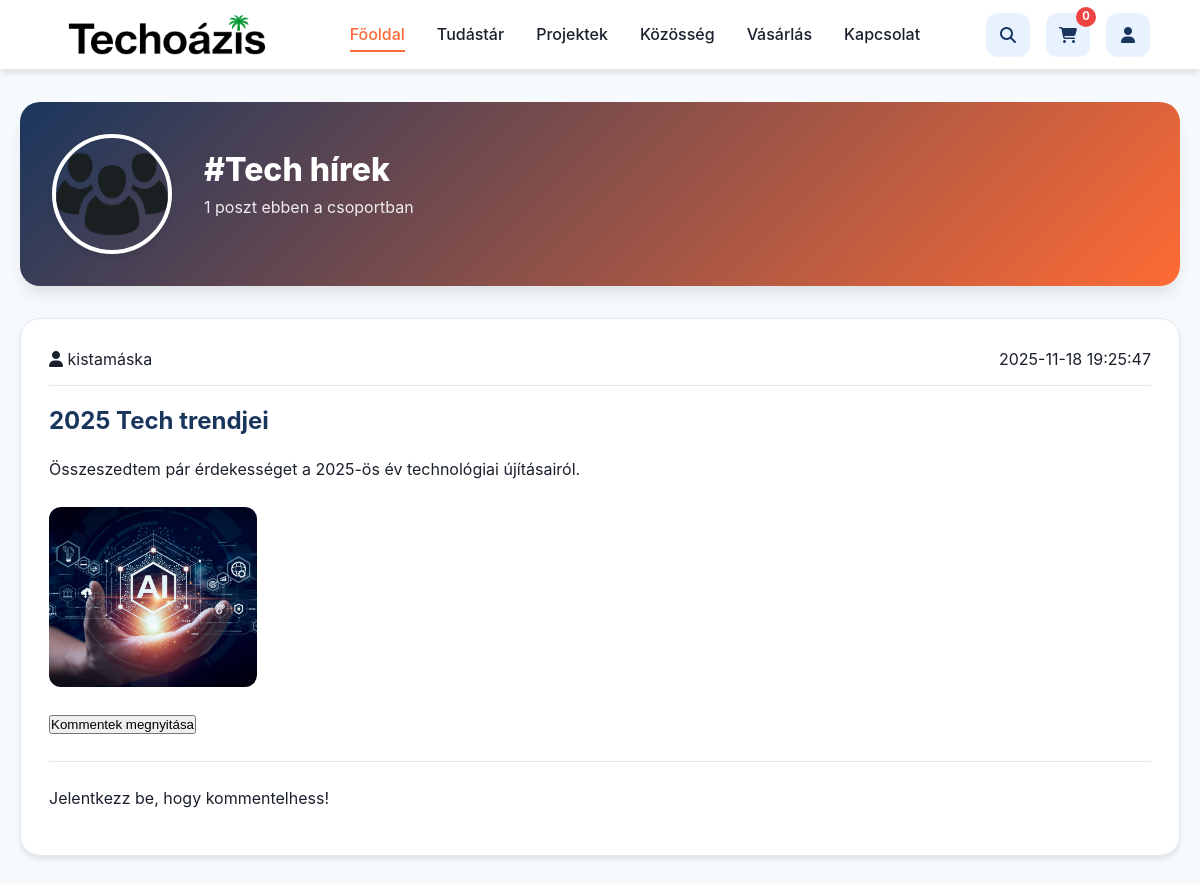
Page /forum_group.php?group=4 on the committed database.
### tables this page shows
CREATE TABLE groups (
    group_id INT PRIMARY KEY AUTO_INCREMENT,
    group_name VARCHAR(100) NOT NULL UNIQUE,
    group_description TEXT,
    created_at DATETIME DEFAULT CURRENT_TIMESTAMP,
    group_image VARCHAR(255) DEFAULT 'default_group.png'
);

CREATE TABLE posts (
    post_id INT PRIMARY KEY AUTO_INCREMENT,
    user_id INT NOT NULL,
    group_id INT NOT NULL,                       
    title VARCHAR(255) NOT NULL,
    content TEXT NOT NULL,
    created_at DATETIME DEFAULT CURRENT_TIMESTAMP
);

CREATE TABLE users (
    user_id INT PRIMARY KEY AUTO_INCREMENT,
    username VARCHAR(100) NOT NULL UNIQUE,
    email VARCHAR(255) NOT NULL UNIQUE,
    user_password VARCHAR(255) NOT NULL,
    is_active CHAR(1) NOT NULL DEFAULT 'A',
    registration_date DATETIME DEFAULT CURRENT_TIMESTAMP,
    user_role CHAR(1) NOT NULL,
    ip VARCHAR(45),
    activation_code VARCHAR(128),
    profile_image VARCHAR(255) NOT NULL DEFAULT('images/anonymous.png')
);

CREATE TABLE images (
    image_id INT PRIMARY KEY AUTO_INCREMENT,
    post_id INT NULL,
    product_id INT NULL,
    image_path VARCHAR(255) NOT NULL
);

### forum_group.php (the view, shortened to what this page needs)
<?php
include './app/db.php';
$group_id = intval($_GET['group']);
$group_query = "SELECT group_name, group_image FROM groups WHERE group_id = ?";
$stmt = $conn->prepare($group_query);
$stmt->bind_param("i", $group_id);
$stmt->execute();
$group_result = $stmt->get_result();
$group = $group_result->fetch_assoc();
$posts_query = "
    SELECT p.*, u.username
    FROM posts p
    JOIN users u ON p.user_id = u.user_id
    WHERE p.group_id = ?
    ORDER BY p.created_at DESC
";
$stmt2 = $conn->prepare($posts_query);
$stmt2->bind_param("i", $group_id);
$stmt2->execute();
$posts = $stmt2->get_result();
$post_count = $posts->num_rows;
?>
<!DOCTYPE html>
<html lang="hu">
<head>
    <link rel="stylesheet" href="./static/index.css">
    <link rel="stylesheet" href="https://cdnjs.cloudflare.com/ajax/libs/font-awesome/6.7.2/css/all.min.css" />
</head>
<body>
<?php include './views/navbar.php'; ?>
<section class="group-wrapper">
    <div class="group-header">
        <img src="./uploads/groups/<?= htmlspecialchars($group['group_image']) ?>" class="group-banner">
        <div class="group-header-info">
            <h1>#<?= htmlspecialchars($group['group_name']) ?></h1>
            <p class="group-meta"><?= $post_count ?> poszt ebben a csoportban</p>
        </div>
    </div>
    <main class="group-posts">
        <?php while($post = $posts->fetch_assoc()): ?>
            <div class="post-card">
                <div class="post-header">
                    <span class="post-user"><i class="fa-solid fa-user"></i> <?= htmlspecialchars($post['username']) ?></span>
                    <span class="post-date"><?= $post['created_at'] ?></span>
                </div>
                <h2 class="post-title"><?= htmlspecialchars($post['title']) ?></h2>
                <p class="post-content"><?= nl2br(htmlspecialchars($post['content'])) ?></p>
                <?php
                $img_stmt = $conn->prepare("SELECT image_path FROM images WHERE post_id = ?");
                $img_stmt->bind_param("i", $post['post_id']);
                $img_stmt->execute();
                $images = $img_stmt->get_result();
                if ($images->num_rows > 0): ?>
                    <div class="post-images">
                        <?php while ($img = $images->fetch_assoc()): ?>
                            <img src="./<?= htmlspecialchars($img['image_path']) ?>" class="post-image">
                        <?php endwhile; ?>
                    </div>
                <?php endif; ?>
                <button class="show-comments-btn" data-post="<?= $post['post_id'] ?>">
                    Kommentek megnyitása
                </button>
                <div class="comments-container" id="comments-<?= $post['post_id'] ?>"></div>
                <?php if(isset($_SESSION['loggedin'])): ?>
                <form class="comment-form" data-post="<?= $post['post_id'] ?>">
                    <textarea placeholder="Írj kommentet..." maxlength="800" required></textarea>
                    <button type="submit">Küldés</button>
                </form>
                <?php else: ?>
                    <p class="login-warning">Jelentkezz be, hogy kommentelhess!</p>
                <?php endif; ?>
            </div>
        <?php endwhile; ?>
    </main>
</section>
</body>
</html>

### static/index.css (style rules this page uses)
:root { --primary-900: #0a192f; --primary-700: #1a365d; --primary-500: #2d5aa0; --primary-300: #64a1f4; --primary-100: #e8f2ff; --accent-600: #ff6b35; --accent-400: #ff9e6d; --accent-200: #ffd8c2; --neutral-900: #1a202c; --neutral-700: #4a5568; --neutral-500: #a0aec0; --neutral-300: #e2e8f0; --neutral-100: #f7fafc; --success: #10b981; --warning: #f59e0b; --danger: #ef4444; --info: #3b82f6; --text-color: var(--neutral-900); --text-light: var(--neutral-700); --background: var(--neutral-100); --surface: white; --border-color: var(--neutral-300); --shadow-sm: 0 2px 4px rgba(0, 0, 0, 0.05); --shadow-md: 0 4px 6px -1px rgba(0, 0, 0, 0.1); --shadow-lg: 0 10px 15px -3px rgba(0, 0, 0, 0.1); --shadow-xl: 0 20px 25px -5px rgba(0, 0, 0, 0.15); --transition-fast: 150ms ease; --transition-normal: 300ms ease; --transition-slow: 500ms ease; --navbar-height: 70px; --border-radius-sm: 8px; --border-radius-md: 12px; --border-radius-lg: 20px; --border-radius-xl: 30px; --dark-bg: #0f172a; --dark-surface: #1e293b; --dark-text: #f1f5f9; }
*, *::before, *::after { box-sizing: border-box; margin: 0; padding: 0; }
html { scroll-behavior: smooth; scroll-padding-top: var(--navbar-height); }
body { font-family: 'Inter', -apple-system, BlinkMacSystemFont, 'Segoe UI', Roboto, Oxygen, Ubuntu, sans-serif; color: var(--text-color); background-color: var(--background); line-height: 1.6; overflow-x: hidden; transition: background-color var(--transition-normal); }
h1 { font-size: clamp(2.5rem, 5vw, 3.5rem); font-weight: 800; line-height: 1.1; }
h2 { font-size: clamp(2rem, 4vw, 2.5rem); font-weight: 700; color: var(--primary-700); }
p { margin-bottom: 1rem; }
.post-card { background: var(--surface); border-radius: var(--border-radius-lg); padding: 1.75rem; margin-bottom: 1.5rem; box-shadow: var(--shadow-md); border: 1px solid var(--border-color); transition: all var(--transition-normal); }
.post-header { display: flex; align-items: center; justify-content: space-between; margin-bottom: 1rem; padding-bottom: 0.75rem; border-bottom: 1px solid var(--border-color); }
.post-title { font-size: 1.5rem; margin: 1rem 0; color: var(--primary-700); }
.post-content { line-height: 1.7; color: var(--text-color); margin-bottom: 1.5rem; }
.post-images { display: grid; grid-template-columns: repeat(auto-fill, minmax(200px, 1fr)); gap: 1rem; margin: 1.5rem 0; }
.post-image { width: 100%; height: 180px; object-fit: cover; border-radius: var(--border-radius-md); transition: all var(--transition-normal); cursor: pointer; }
.comments-container { margin-top: 1.5rem; padding-top: 1.5rem; border-top: 1px solid var(--border-color); }
.group-wrapper { min-height: calc(100vh - var(--navbar-height)); padding: calc(var(--navbar-height) + 2rem) 20px 2rem; background: var(--background); max-width: 1200px; margin: 0 auto; }
.group-header { background: linear-gradient(135deg, var(--primary-700), var(--accent-600)); padding: 2rem; border-radius: var(--border-radius-lg); margin-bottom: 2rem; color: white; display: flex; align-items: center; gap: 2rem; box-shadow: var(--shadow-lg); }
.group-banner { width: 120px; height: 120px; border-radius: 50%; object-fit: cover; border: 4px solid white; box-shadow: var(--shadow-md); }
.group-header-info h1 { margin: 0 0 0.5rem 0; font-size: 2rem; }
.group-meta { display: flex; gap: 2rem; opacity: 0.9; }

### rows in the picture
groups: group_image (placeholder picture), group_name "Tech hírek"
posts: user.username "kistamáska", created_at "2025-11-18 19:25:47", title "2025 Tech trendjei", content "Összeszedtem pár érdekességet a 2025-ös év technológiai újításairól."
images: image_path (picture)

### other values in the picture
$cart_badge "0"
$post_count "1"
